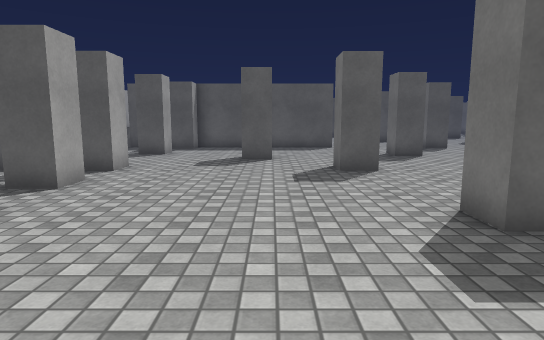
View 1 (above)

24 first-person views from a walk through a 3-D level made in the Unity game engine. The camera is 1.3 m above the floor, tilts 8° down and sees 75° across. The floor is counted in squares, 1 m on a side. Each view is taken from the middle of a square. On the plan, view 1 faces up. The plan holds only what a view shows up to about 15 squares ahead; the rest is blank. The place goes on beyond the plan. The player character is not drawn. Door leaves are left out, so doorways stand open. Surface patterns are stand-ins for the level's own textures.

View 2
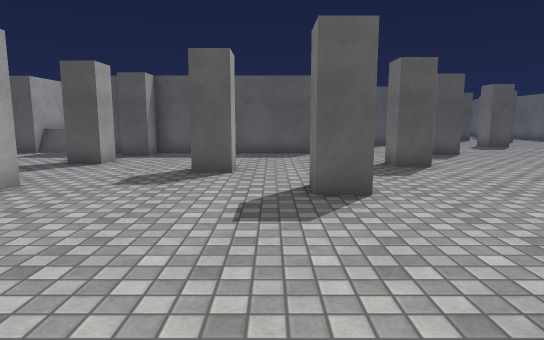

View 3
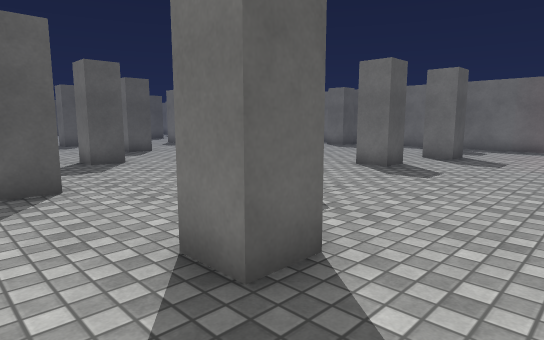

View 4
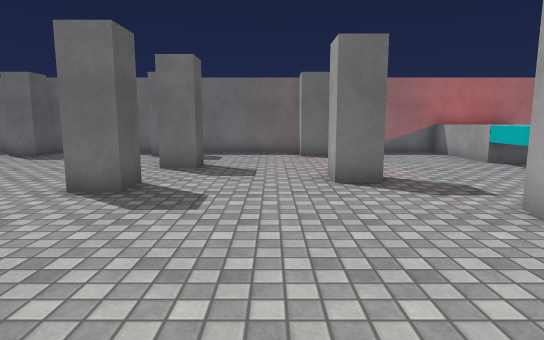

View 5
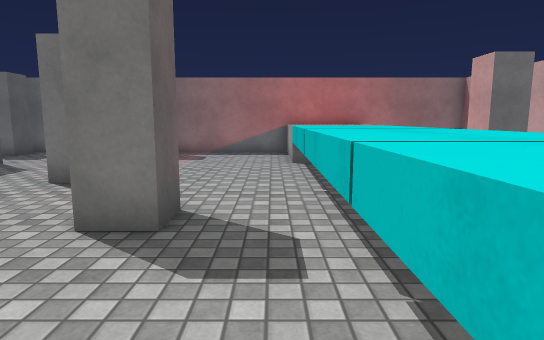

View 6
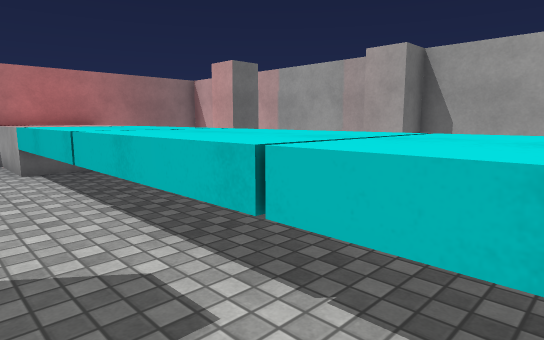

View 7
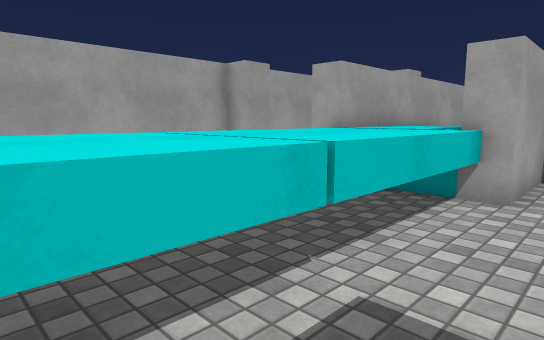

View 8
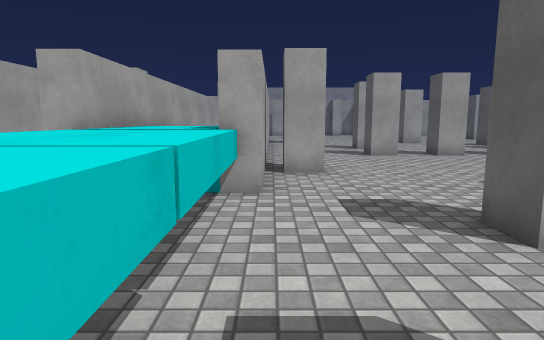

View 9
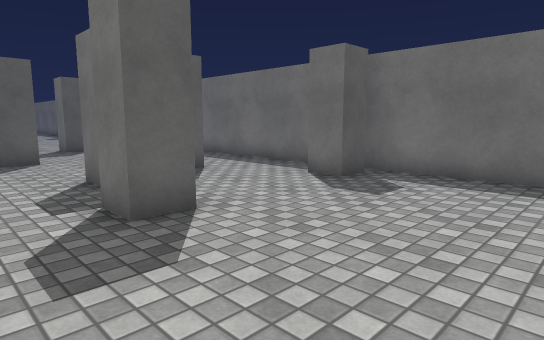

View 10
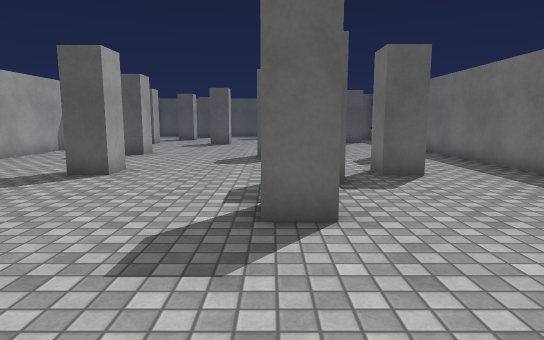

View 11
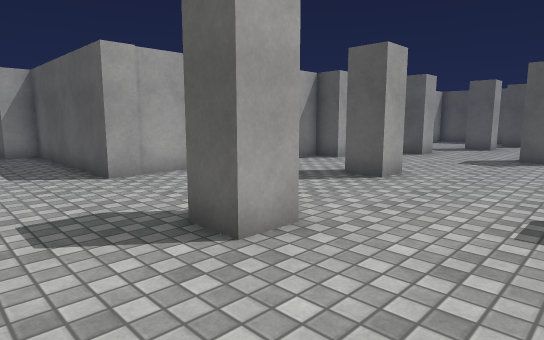

View 12
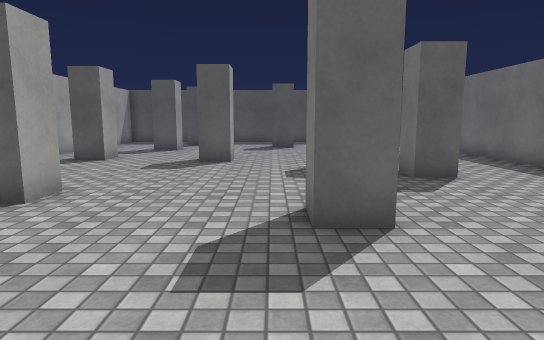

View 13
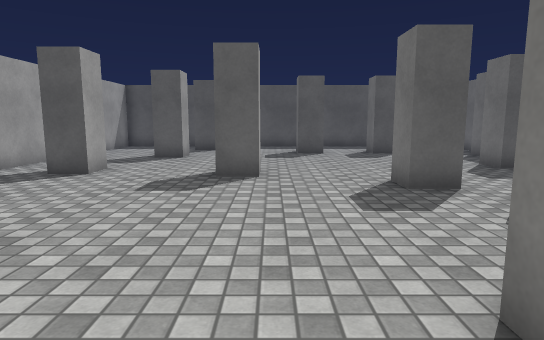

View 14
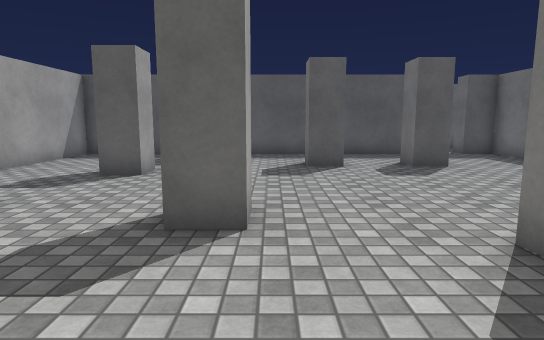

View 15
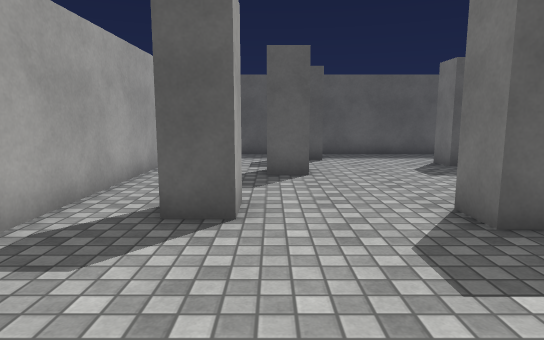

View 16
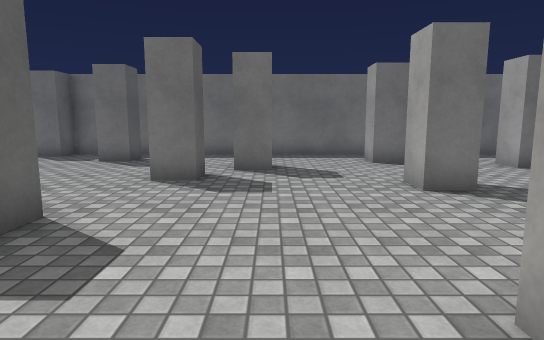

View 17
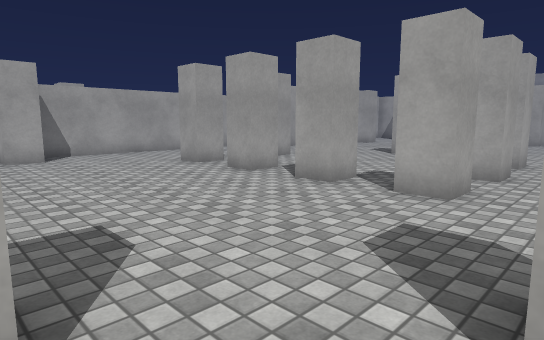

View 18
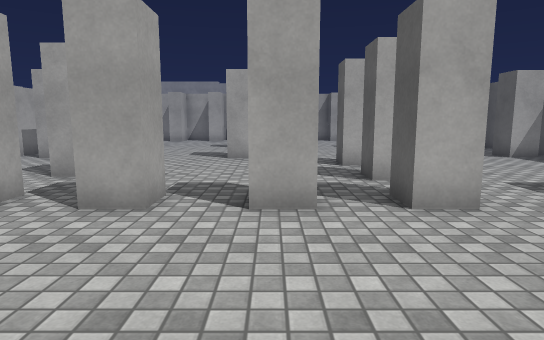

View 19
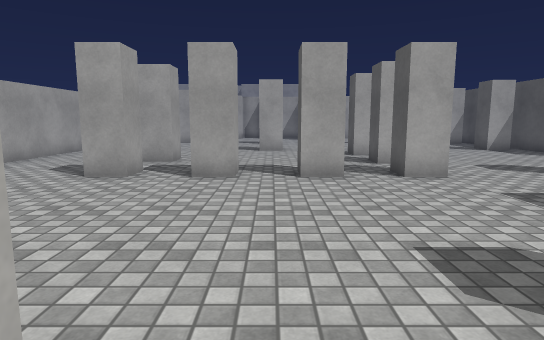

View 20
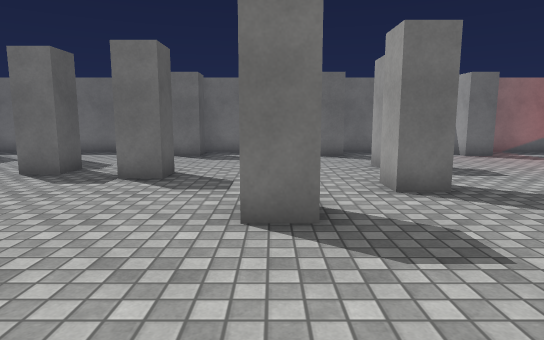

View 21
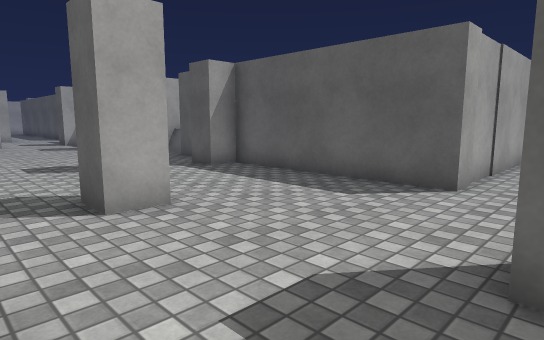

View 22
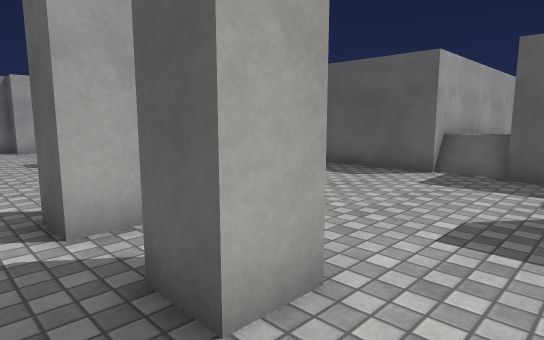

View 23
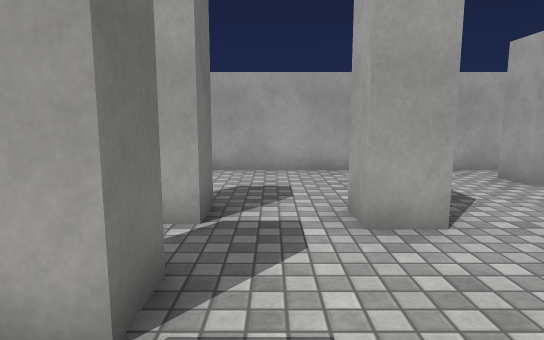

View 24
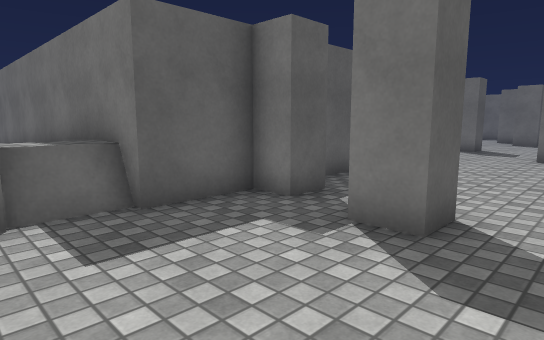

### Floor plan
Key: @ floor where view 1 was taken; # wall or solid block; x gap in a wall; . main floor; : floor 1 m higher than the main floor; + floor 1.25 m higher than the main floor; / step, stairs or slope; ^ raised ledge.
Columns run from 11 left of view 1 to 19 right of it. Each row starts with its distance up from view 1.
 37               ############# .##
 36               # .. ........ ..#
 35               #...#.... .. ...#
 34               #.......# .# ...
 33               #.......##.##...
 32               #..#...........##
 31               #...............#
 30               #...............#
 29     #         #.............#.#
 28     #         #.#...#.........#
 27     #         #...............#
 26     #         #.........#.....#
 25   # #         #..........# ...#
 24   # #         #..........##...#
 23   # #         #...............#
 22   # #         #...#...........#
 21   # #         #........#......#
 20   # #         #............#..#
 19   #:#         ................#
 18   #:#         ................#
 17 ###/##########.....#......#...#
 16 #.......................#.....#
 15 ..............................#
 14 ......#.......................#
 13 ................#......#....#x#
 12 ...........#..................#
 11   ............................#
 10 .##.#.##.....#......#.........#
  9 .##...##......................#
  8   ..........................#x#
  7 ......#.........  ....#..#....#
  6 ................ .............#
  5 ......#.......#...............#
  4 ..............................#
  3 ............................###
  2  ..#..#................#....###
  1 ................#.............#
  0 #..........@........#.........#
 -1 #..........#..................#
 -2 ##############................#
 -3             ^^++++++++^^^^^^^^^
 -4            +++++++++++^^^^^^ ^^
 -5            +++++++++++^^^^^ ^^^
 -6      #########                #
 -7                               #
 -8                               #
 -9             ##      #         #
-10         #######################

Positions as (right, up) in squares from view 1, and headings:
1: (0, 0), facing up
2: (1, 3), facing up
3: (1, 2), facing up-right
4: (4, 4), facing right
5: (4, -2), facing right
6: (5, -1), facing down-right
7: (9, -1), facing down-left
8: (9, -2), facing left
9: (10, 8), facing up-right
10: (12, 8), facing up
11: (11, 14), facing up-left
12: (11, 16), facing up
13: (10, 19), facing up
14: (10, 23), facing up
15: (6, 23), facing up
16: (5, 24), facing right
17: (2, 12), facing down-left
18: (1, 7), facing left
19: (4, 6), facing left
20: (4, 10), facing right
21: (5, 10), facing up-left
22: (-5, 8), facing up-left
23: (-6, 7), facing down
24: (-9, 12), facing up-right
